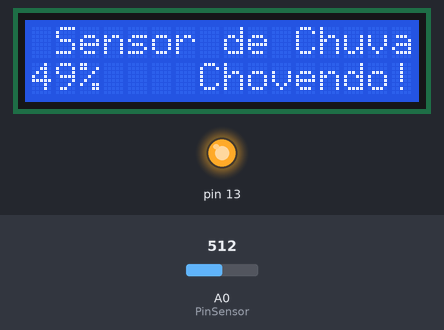
A sketch run on a simulated Arduino Leonardo, built with avr-gcc and run on an emulated ATmega32U4. Shown: 16×2 character LCD, output pins drawn as LEDs (lit = HIGH). Inputs (shaded band) come from the test bench; at power-on: A0 (PinSensor) = 512.

Above: at 1.2 s.
1.3 s: A0 (PinSensor) set to 809
At 2.4 s:
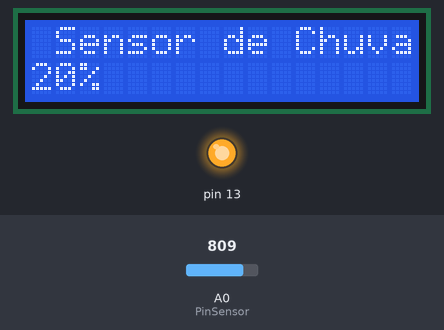
5.5 s: A0 (PinSensor) set to 831
At 7.9 s:
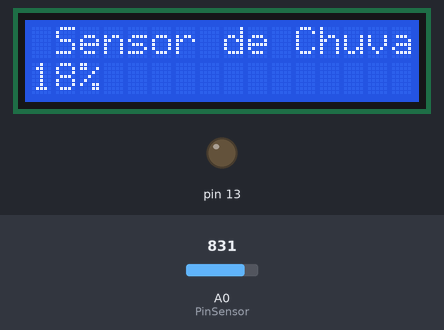
8.5 s: A0 (PinSensor) set to 912
11.2 s: A0 (PinSensor) set to 934
At 12.5 s:
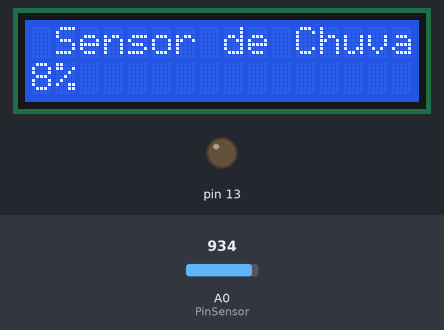
Timing chart, 0 to 14.2 s (numbered marks = the images above; inputs shaded):
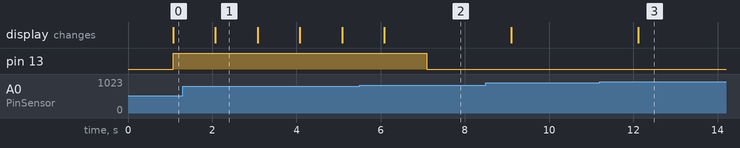

Measured:
- the behaviour switches between 818 and 819 on A0 (PinSensor) (found by bisection; images 1 and 2)
- the behaviour switches between 920 and 921 on A0 (PinSensor) (found by bisection; images 2 and 3)
- after the input at 5.5 s, pin 13: HIGH → LOW after 1.6 s
- after the input at 11.2 s, the display: changes after 0.91 s (image 3)
- what the display in image 1 shows lasts 1.0 s, from 2.1 s to 3.1 s

The sketch:

Sensor_Chuva.ino
```cpp
/*********************************
 ***Autor: Leonardo Dalla Porta****
 ***********23/07/2014*************
 *************Atenção**************
 ***O Codigo esta livre para uso,**
 *desde que seja mantida sua fonte*
 ********e seu autor.**************
 ********Faça um bom uso***********
 ******Att. Equipe UsinaInfo*******
 *********************************/

#include <LiquidCrystal.h>


LiquidCrystal lcd(7, 6, 5, 4, 3, 2);

int chuva; // Variavel do sensor

int PinSensor = 0;
int Porcento = 0;

void setup()
{

  lcd.begin(16, 2);
  lcd.setCursor( 0, 0);
  lcd.println(" Sensor de Chuva");
  pinMode(13, OUTPUT);

}
void loop()
{
  chuva = analogRead(PinSensor);
  Porcento = map(chuva, 1023, 0, 0, 100);


  lcd.setCursor( 1, 0);
  lcd.println("Sensor de Chuva");

  lcd.setCursor(0, 1);
  lcd.print(Porcento);
  lcd.println("%");

  delay(1000);


  if (Porcento >= 20)
  {
    lcd.setCursor(7, 1);
    lcd.println("Chovendo!");
    digitalWrite(13, HIGH);
    delay(1000);
    lcd.clear();
  }

  else
  {
    digitalWrite(13, LOW);
  }

}
```
